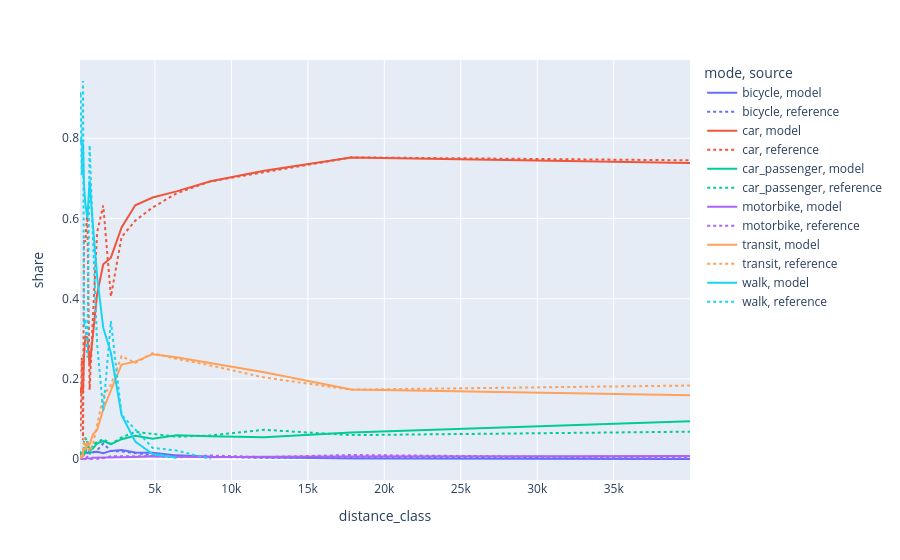

The code cell stored with this chart in its notebook:
### Code cell
import plotly.express as px
px.line(df_comparison, x = "distance_class", y = "share", color = "mode", line_dash = "source")

### Figure 1 — Plotly figure (JSON) as saved in the notebook; plotly's stock layout.template omitted (floating-point values rounded to 4 significant figures)
{"data": [{"hovertemplate": "mode=bicycle<br>source=model<br>distance_class=%{x}<br>share=%{y}<extra></extra>", "legendgroup": "bicycle, model", "line": {"color": "#636efa", "dash": "solid"}, "marker": {"symbol": "circle"}, "mode": "lines", "name": "bicycle, model", "orientation": "v", "showlegend": true, "type": "scatter", "x": [100, 140, 220, 300, 360, 450, 580, 730, 940, 1220, 1620, 2120, 2820, 3710, 4850, 6410, 8640, 12150, 17830, 39990], "xaxis": "x", "y": [0.006619, 0.01461, 0.006752, 0.01405, 0.0098, 0.01968, 0.01498, 0.01674, 0.01712, 0.01831, 0.01467, 0.02039, 0.02235, 0.01669, 0.01593, 0.009277, 0.00577, 0.00389, 0.001543, 0.0004856], "yaxis": "y"}, {"hovertemplate": "mode=bicycle<br>source=reference<br>distance_class=%{x}<br>share=%{y}<extra></extra>", "legendgroup": "bicycle, reference", "line": {"color": "#636efa", "dash": "dot"}, "marker": {"symbol": "circle"}, "mode": "lines", "name": "bicycle, reference", "orientation": "v", "showlegend": true, "type": "scatter", "x": [100, 140, 220, 300, 360, 450, 580, 730, 940, 1220, 1620, 2120, 2820, 3710, 4850, 6410, 8640, 12150, 17830, 39990], "xaxis": "x", "y": [0.01196, 0.005729, 0.01569, 0.004628, 0.01991, 0.02802, 0.03448, 0.01384, 0.01627, 0.0218, 0.03892, 0.02036, 0.01912, 0.01549, 0.009785, 0.00579, 0.00568, 0.003079, 0.004427, 0.0007974], "yaxis": "y"}, {"hovertemplate": "mode=car<br>source=model<br>distance_class=%{x}<br>share=%{y}<extra></extra>", "legendgroup": "car, model", "line": {"color": "#EF553B", "dash": "solid"}, "marker": {"symbol": "circle"}, "mode": "lines", "name": "car, model", "orientation": "v", "showlegend": true, "type": "scatter", "x": [100, 140, 220, 300, 360, 450, 580, 730, 940, 1220, 1620, 2120, 2820, 3710, 4850, 6410, 8640, 12150, 17830, 39990], "xaxis": "x", "y": [0.1748, 0.1638, 0.1864, 0.172, 0.2552, 0.3059, 0.3036, 0.2311, 0.3075, 0.4115, 0.486, 0.5023, 0.5777, 0.6329, 0.6523, 0.6677, 0.6928, 0.719, 0.7519, 0.7384], "yaxis": "y"}, {"hovertemplate": "mode=car<br>source=reference<br>distance_class=%{x}<br>share=%{y}<extra></extra>", "legendgroup": "car, reference", "line": {"color": "#EF553B", "dash": "dot"}, "marker": {"symbol": "circle"}, "mode": "lines", "name": "car, reference", "orientation": "v", "showlegend": true, "type": "scatter", "x": [100, 140, 220, 300, 360, 450, 580, 730, 940, 1220, 1620, 2120, 2820, 3710, 4850, 6410, 8640, 12150, 17830, 39990], "xaxis": "x", "y": [0.07285, 0.06988, 0.2527, 0.04711, 0.5494, 0.5414, 0.62, 0.1726, 0.3507, 0.5652, 0.6324, 0.4053, 0.5536, 0.5944, 0.6276, 0.6624, 0.6925, 0.7154, 0.7524, 0.745], "yaxis": "y"}, {"hovertemplate": "mode=car_passenger<br>source=model<br>distance_class=%{x}<br>share=%{y}<extra></extra>", "legendgroup": "car_passenger, model", "line": {"color": "#00cc96", "dash": "solid"}, "marker": {"symbol": "circle"}, "mode": "lines", "name": "car_passenger, model", "orientation": "v", "showlegend": true, "type": "scatter", "x": [100, 140, 220, 300, 360, 450, 580, 730, 940, 1220, 1620, 2120, 2820, 3710, 4850, 6410, 8640, 12150, 17830, 39990], "xaxis": "x", "y": [0.0192, 0.01476, 0.01526, 0.01362, 0.02442, 0.01328, 0.04461, 0.02113, 0.02661, 0.03936, 0.045, 0.03751, 0.0496, 0.05797, 0.05064, 0.05954, 0.05679, 0.05451, 0.06626, 0.09409], "yaxis": "y"}, {"hovertemplate": "mode=car_passenger<br>source=reference<br>distance_class=%{x}<br>share=%{y}<extra></extra>", "legendgroup": "car_passenger, reference", "line": {"color": "#00cc96", "dash": "dot"}, "marker": {"symbol": "circle"}, "mode": "lines", "name": "car_passenger, reference", "orientation": "v", "showlegend": true, "type": "scatter", "x": [100, 140, 220, 300, 360, 450, 580, 730, 940, 1220, 1620, 2120, 2820, 3710, 4850, 6410, 8640, 12150, 17830, 39990], "xaxis": "x", "y": [0.007674, 0.006402, 0.01626, 0.003477, 0.0453, 0.05331, 0.04117, 0.01152, 0.03696, 0.04165, 0.05007, 0.03738, 0.05419, 0.06799, 0.06312, 0.05586, 0.05897, 0.07314, 0.05973, 0.06833], "yaxis": "y"}, {"hovertemplate": "mode=motorbike<br>source=model<br>distance_class=%{x}<br>share=%{y}<extra></extra>", "legendgroup": "motorbike, model", "line": {"color": "#ab63fa", "dash": "solid"}, "marker": {"symbol": "circle"}, "mode": "lines", "name": "motorbike, model", "orientation": "v", "showlegend": true, "type": "scatter", "x": [100, 140, 300, 360, 450, 580, 730, 940, 1220, 1620, 2120, 2820, 3710, 4850, 6410, 8640, 12150, 17830, 39990], "xaxis": "x", "y": [0.001112, 0.004235, 0.001052, 0.0008482, 0.0003865, 0.002474, 0.0007804, 0.003227, 0.003321, 0.003323, 0.003325, 0.004597, 0.005501, 0.006872, 0.006286, 0.004875, 0.005768, 0.006721, 0.007851], "yaxis": "y"}, {"hovertemplate": "mode=motorbike<br>source=reference<br>distance_class=%{x}<br>share=%{y}<extra></extra>", "legendgroup": "motorbike, reference", "line": {"color": "#ab63fa", "dash": "dot"}, "marker": {"symbol": "circle"}, "mode": "lines", "name": "motorbike, reference", "orientation": "v", "showlegend": true, "type": "scatter", "x": [100, 220, 300, 450, 580, 730, 940, 1220, 1620, 2120, 2820, 3710, 4850, 6410, 8640, 12150, 17830, 39990], "xaxis": "x", "y": [0.0005499, 0.001481, 0.0003978, 0.0004655, 0.005729, 0.0004472, 0.001317, 0.0007454, 0.001793, 0.007124, 0.006813, 0.007816, 0.007504, 0.004394, 0.009009, 0.004983, 0.01022, 0.002402], "yaxis": "y"}, {"hovertemplate": "mode=transit<br>source=model<br>distance_class=%{x}<br>share=%{y}<extra></extra>", "legendgroup": "transit, model", "line": {"color": "#FFA15A", "dash": "solid"}, "marker": {"symbol": "circle"}, "mode": "lines", "name": "transit, model", "orientation": "v", "showlegend": true, "type": "scatter", "x": [100, 140, 220, 300, 360, 450, 580, 730, 940, 1220, 1620, 2120, 2820, 3710, 4850, 6410, 8640, 12150, 17830, 39990], "xaxis": "x", "y": [0.001235, 0.007493, 0.005326, 0.01407, 0.02631, 0.0241, 0.03293, 0.03592, 0.06137, 0.07232, 0.1235, 0.1714, 0.2357, 0.243, 0.2616, 0.2539, 0.2398, 0.2168, 0.1735, 0.1592], "yaxis": "y"}, {"hovertemplate": "mode=transit<br>source=reference<br>distance_class=%{x}<br>share=%{y}<extra></extra>", "legendgroup": "transit, reference", "line": {"color": "#FFA15A", "dash": "dot"}, "marker": {"symbol": "circle"}, "mode": "lines", "name": "transit, reference", "orientation": "v", "showlegend": true, "type": "scatter", "x": [140, 220, 300, 360, 450, 580, 730, 940, 1220, 1620, 2120, 2820, 3710, 4850, 6410, 8640, 12150, 17830, 39990], "xaxis": "x", "y": [0.002337, 0.006496, 0.001559, 0.05256, 0.02965, 0.0452, 0.0188, 0.03593, 0.08502, 0.1563, 0.1856, 0.2565, 0.2398, 0.264, 0.2502, 0.2336, 0.2034, 0.1732, 0.1835], "yaxis": "y"}, {"hovertemplate": "mode=walk<br>source=model<br>distance_class=%{x}<br>share=%{y}<extra></extra>", "legendgroup": "walk, model", "line": {"color": "#19d3f3", "dash": "solid"}, "marker": {"symbol": "circle"}, "mode": "lines", "name": "walk, model", "orientation": "v", "showlegend": true, "type": "scatter", "x": [100, 140, 220, 300, 360, 450, 580, 730, 940, 1220, 1620, 2120, 2820, 3710, 4850, 6410], "xaxis": "x", "y": [0.797, 0.7951, 0.7863, 0.7853, 0.6834, 0.6366, 0.6014, 0.6943, 0.5842, 0.4552, 0.3275, 0.2651, 0.11, 0.04394, 0.01263, 0.003374], "yaxis": "y"}, {"hovertemplate": "mode=walk<br>source=reference<br>distance_class=%{x}<br>share=%{y}<extra></extra>", "legendgroup": "walk, reference", "line": {"color": "#19d3f3", "dash": "dot"}, "marker": {"symbol": "circle"}, "mode": "lines", "name": "walk, reference", "orientation": "v", "showlegend": true, "type": "scatter", "x": [100, 140, 220, 300, 360, 450, 580, 730, 940, 1220, 1620, 2120, 2820, 3710, 4850, 6410, 8640], "xaxis": "x", "y": [0.907, 0.9157, 0.7073, 0.9428, 0.3328, 0.3471, 0.2534, 0.7828, 0.5589, 0.2856, 0.1205, 0.3442, 0.1098, 0.07449, 0.02804, 0.02137, 0.0002153], "yaxis": "y"}], "layout": {"legend": {"title": {"text": "mode, source"}, "tracegroupgap": 0}, "margin": {"t": 60}, "xaxis": {"anchor": "y", "domain": [0, 1], "title": {"text": "distance_class"}}, "yaxis": {"anchor": "x", "domain": [0, 1], "title": {"text": "share"}}}}
